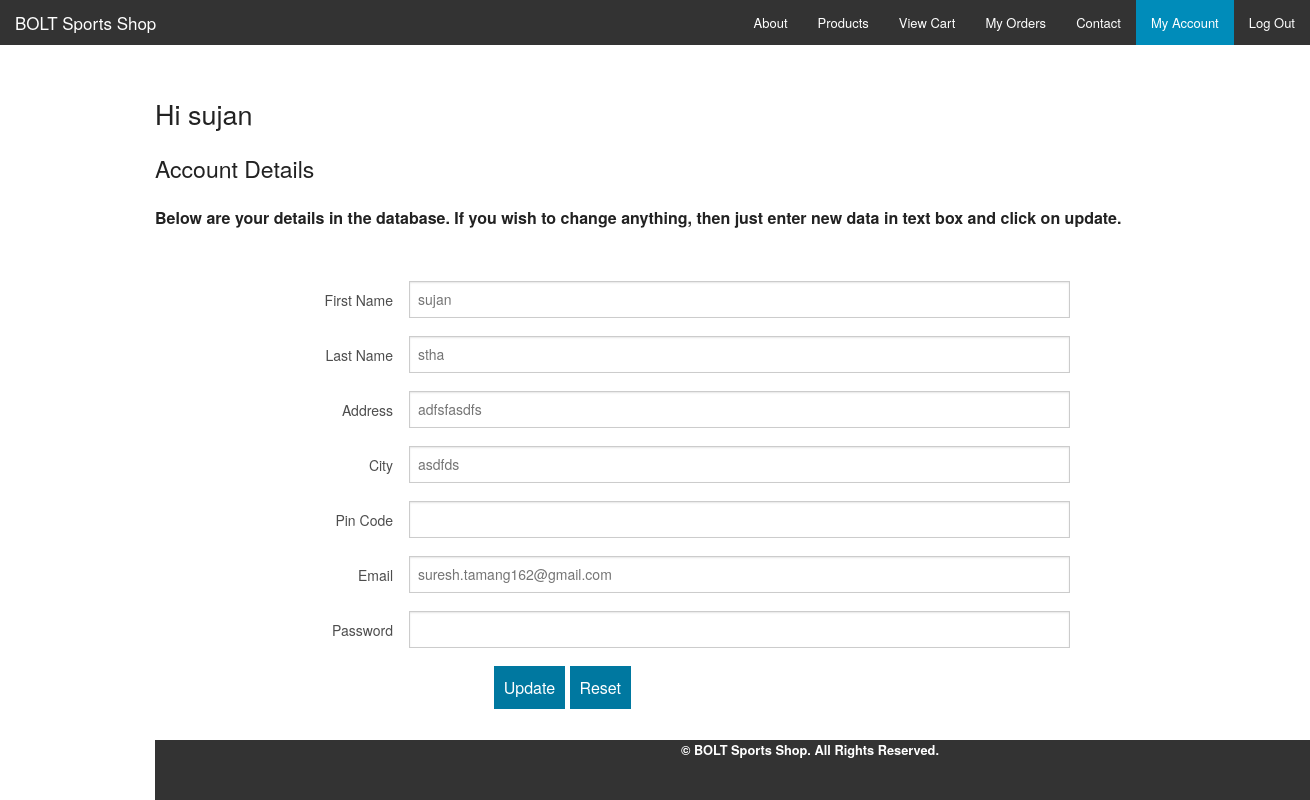
The app's page /account.php (signed in) with its own data.
### tables this page shows
CREATE TABLE `users` (
  `id` int(11) NOT NULL,
  `fname` varchar(255) NOT NULL,
  `lname` varchar(255) NOT NULL,
  `address` varchar(255) NOT NULL,
  `city` varchar(6) NOT NULL,
  `age` int(100) NOT NULL,
  `email` varchar(255) NOT NULL,
  `password` varchar(15) NOT NULL,
  `type` varchar(20) NOT NULL DEFAULT 'user'
);

### account.php (the view, shortened to what this page needs)
<?php
include 'config.php';
?>
<!doctype html>
<html class="no-js" lang="en">
  <head>
    <link rel="stylesheet" href="css/foundation.css" />
  </head>
  <body>
    <nav class="top-bar" data-topbar role="navigation">
      <ul class="title-area">
        <li class="name">
          <h1><a href="index.php">BOLT Sports Shop</a></h1>
        </li>
      </ul>
      <section class="top-bar-section">
        <ul class="right">
          <li><a href="about.php">About</a></li>
          <li><a href="products.php">Products</a></li>
          <li><a href="cart.php">View Cart</a></li>
          <li><a href="orders.php">My Orders</a></li>
          <li><a href="contact.php">Contact</a></li>
          <?php
          if(isset($_SESSION['username'])){
            echo '<li class="active"><a href="account.php">My Account</a></li>';
            echo '<li><a href="logout.php">Log Out</a></li>';
          }
          else{
            echo '<li><a href="login.php">Log In</a></li>';
            echo '<li><a href="register.php">Register</a></li>';
          }
          ?>
        </ul>
      </section>
    </nav>
    <div class="row" style="margin-top:30px;">
      <div class="small-12">
        <p><?php echo '<h3>Hi ' .$_SESSION['fname'] .'</h3>'; ?></p>
        <p><h4>Account Details</h4></p>
        <p>Below are your details in the database. If you wish to change anything, then just enter new data in text box and click on update.</p>
      </div>
    </div>
    <form method="POST" action="update.php" style="margin-top:30px;">
      <div class="row">
        <div class="small-12">
          <div class="row">
            <div class="small-3 columns">
              <label for="right-label" class="right inline">First Name</label>
            </div>
            <div class="small-8 columns end">
              <?php
                $result = $mysqli->query('SELECT * FROM users WHERE id='.$_SESSION['id']);
                if($result) {
                  $obj = $result->fetch_object();
                  echo '<input type="text" id="right-label" placeholder="'. $obj->fname. '" name="fname">';
                  echo '</div>';
                    echo '</div>';
                  echo '<div class="row">';
                  echo '<div class="small-3 columns">';
                  echo '<label for="right-label" class="right inline">Last Name</label>';
                  echo '</div>';
                  echo '<div class="small-8 columns end">';
                  echo '<input type="text" id="right-label" placeholder="'. $obj->lname. '" name="lname">';
                  echo '</div>';
                  echo '</div>';
                  echo '<div class="row">';
                  echo '<div class="small-3 columns">';
                  echo '<label for="right-label" class="right inline">Address</label>';
                  echo '</div>';
                  echo '<div class="small-8 columns end">';
                  echo '<input type="text" id="right-label" placeholder="'. $obj->address. '" name="address">';
                  echo '</div>';
                  echo '</div>';
                  echo '<div class="row">';
                  echo '<div class="small-3 columns">';
                  echo '<label for="right-label" class="right inline">City</label>';
                  echo '</div>';
                  echo '<div class="small-8 columns end">';
                  echo '<input type="text" id="right-label" placeholder="'. $obj->city. '" name="city">';
                  echo '</div>';
                  echo '</div>';
                  echo '<div class="row">';
                  echo '<div class="small-3 columns">';
                  echo '<label for="right-label" class="right inline">Pin Code</label>';
                  echo '</div>';
                  echo '<div class="small-8 columns end">';
                  echo '<input type="text" id="right-label" placeholder="'. $obj->pin. '" name="pin">';
                  echo '</div>';
                  echo '</div>';
                  echo '<div class="row">';
                  echo '<div class="small-3 columns">';
                  echo '<label for="right-label" class="right inline">Email</label>';
                  echo '</div>';
                  echo '<div class="small-8 columns end">';
                  echo '<input type="email" id="right-label" placeholder="'. $obj->email. '" name="email">';
                  echo '</div>';
                  echo '</div>';
              }
              echo '<div class="row">';
              echo '<div class="small-3 columns">';
              echo '<label for="right-label" class="right inline">Password</label>';
              echo '</div>';
              echo '<div class="small-8 columns end">';
              echo '<input type="password" id="right-label" name="pwd">';
              echo '</div>';
              echo '</div>';
          ?>
          <div class="row">
            <div class="small-8 columns">
              <input type="submit" id="right-label" value="Update" style="background: #0078A0; border: none; color: #fff; font-family: 'Helvetica Neue', sans-serif; font-size: 1em; padding: 10px;">
              <input type="reset" id="right-label" value="Reset" style="background: #0078A0; border: none; color: #fff; font-family: 'Helvetica Neue', sans-serif; font-size: 1em; padding: 10px;">
            </div>
          </div>
        </div>
      </div>
    </form>
    <div class="row" style="margin-top:30px;">
      <div class="small-12">
        <footer>
           <p style="text-align:center; font-size:0.8em;">&copy; BOLT Sports Shop. All Rights Reserved.</p>
        </footer>
      </div>
    </div>
  </body>
</html>

### records on screen
users: fname "sujan", lname "stha", address "adfsfasdfs", city "asdfds", email "suresh.tamang162@gmail.com"

### other values on screen
$_SESSION['fname'] "sujan"
